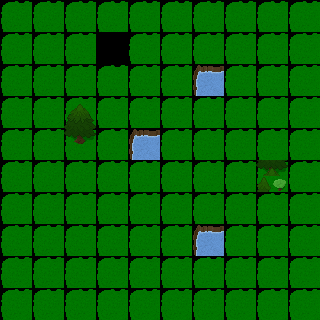

This is a level from a 2D game, rendered from its Tiled map with the project's own tilesets. A one-line summary and the map file follow, with tile-layer data summarised:
An orthogonal 10x10 tile map with 32x32 px tiles, 2 tile layers (Tile Layer 1, Tile Layer 2).

<map version="1.0" orientation="orthogonal" renderorder="left-down" width="10" height="10" tilewidth="32" tileheight="32" nextobjectid="1">
 <tileset firstgid="1" name="Overworld1" tilewidth="32" tileheight="32">
  <image source="Overworld1.png" width="256" height="256" />
 </tileset>
 <layer name="Tile Layer 1" width="10" height="10">
  <data>[100 cells, 99 non-empty, 2 distinct tile ids]</data>
 </layer>
 <layer name="Tile Layer 2" width="10" height="10">
  <data>[100 cells, 3 non-empty, 3 distinct tile ids]</data>
 </layer>
</map>